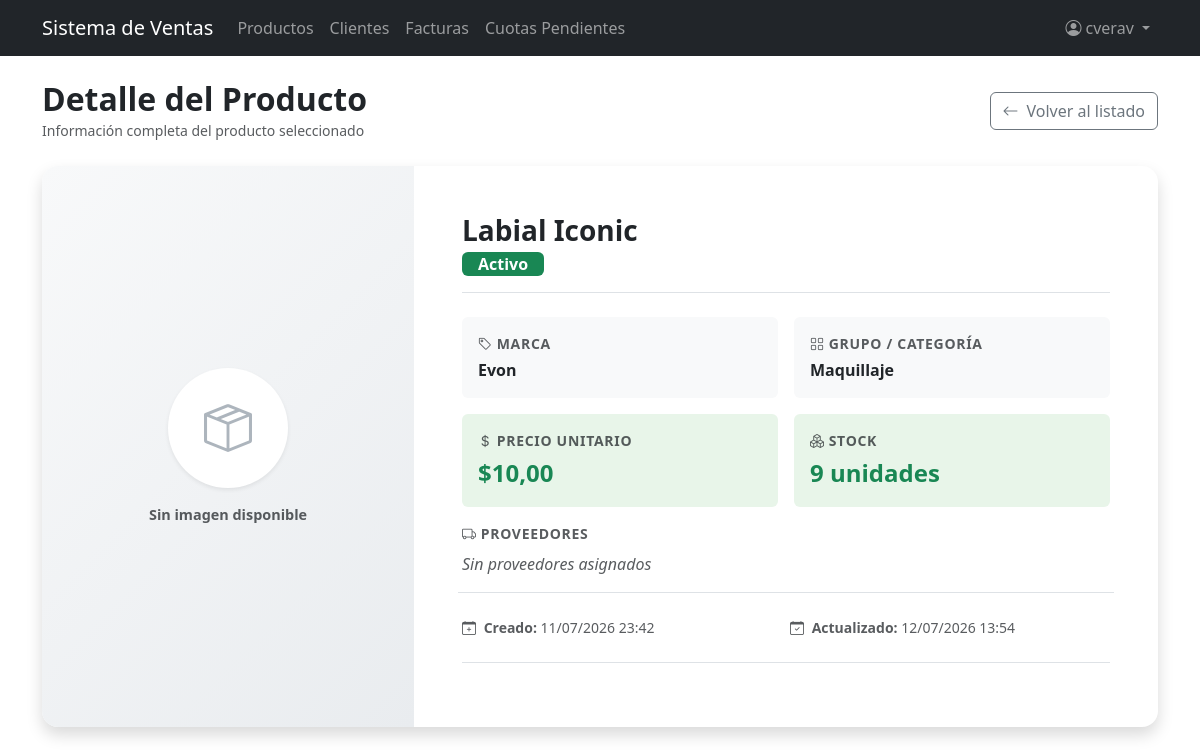
Page /products/1/ (signed in) on the committed database.
### billing/models.py (models this page shows, shortened)
class Product(models.Model):
    name = models.CharField(max_length=200, verbose_name='Nombre del producto')
    description = models.TextField(blank=True, null=True, verbose_name='Descripción')
    brand = models.ForeignKey(Brand, on_delete=models.PROTECT, related_name='products', verbose_name='Marca')
    group = models.ForeignKey(ProductGroup, on_delete=models.PROTECT, related_name='products', verbose_name='Grupo')
    suppliers = models.ManyToManyField(Supplier, related_name='products', blank=True, verbose_name='Proveedor')
    unit_price = models.DecimalField(max_digits=12, decimal_places=2, verbose_name='Precio unitario')
    stock = models.IntegerField(default=0, validators=[MinValueValidator(0)])
    image = models.ImageField(upload_to='products/', blank=True, null=True, verbose_name='Imagen')
    is_active = models.BooleanField(default=True, verbose_name='Activo')
    created_at = models.DateTimeField(auto_now_add=True)
    updated_at = models.DateTimeField(auto_now=True)
    class Meta:
        verbose_name = 'Product'
        verbose_name_plural = 'Products'
        ordering = ['name']

class Brand(models.Model):
    name = models.CharField(max_length=100, unique=True, verbose_name='Nombre de marca')
    description = models.TextField(blank=True, null=True , verbose_name='Descripción')
    is_active = models.BooleanField(default=True, verbose_name='Activo')
    created_at = models.DateTimeField(auto_now_add=True)
    updated_at = models.DateTimeField(auto_now=True)
    class Meta:
        verbose_name = 'Brand'
        verbose_name_plural = 'Brands'
        ordering = ['name']

class ProductGroup(models.Model):
    name = models.CharField(max_length=100, unique=True, verbose_name='Nombre del grupo')
    is_active = models.BooleanField(default=True, verbose_name='Activo')
    created_at = models.DateTimeField(auto_now_add=True)
    updated_at = models.DateTimeField(auto_now=True)
    class Meta:
        verbose_name = 'Product Group'
        verbose_name_plural = 'Product Groups'
        ordering = ['name']

### billing/views.py (the view)
# urls.py: path('products/<int:pk>/', views.ProductDetailView.as_view(), name='product_detail'),
class ProductDetailView(LoginRequiredMixin, PermissionRequiredMixin, DetailView):
    model = Product;
    template_name = 'billing/product_detail.html';
    context_object_name = 'product'
    permission_required = 'billing.view_product'
    permission_redirect_url = '/'

### security/templatetags/security_tags.py (called while the page is built)
@register.filter(name='role_badge_class')
def role_badge_class(role_name):
    return ROLE_BADGE_CLASSES.get(role_name, 'bg-secondary')

@register.filter(name='has_group')
def has_group(user, group_name):
    if not user.is_authenticated:
        return False
    if user.is_superuser:      # el superusuario ve todo
        return True
    return user.groups.filter(name=group_name).exists()

### billing/templates/billing/product_detail.html (shortened to what this page needs)
{% extends 'billing/base.html' %}
{% block content %}
<div class="d-flex justify-content-between align-items-center mb-4">
  <div>
    <h2 class="mb-0 fw-bold">Detalle del Producto</h2>
    <small class="text-muted">Información completa del producto seleccionado</small>
  </div>
  <a href="{% url 'billing:product_list' %}" class="btn btn-outline-secondary d-inline-flex align-items-center gap-2">
    <i class="bi bi-arrow-left"></i> Volver al listado
  </a>
</div>
<div class="card shadow border-0" style="border-radius:1rem;">
  <div class="card-body p-0">
    <div class="row g-0">
      <div class="col-md-4 d-flex align-items-center justify-content-center p-4"
           style="background:linear-gradient(135deg,#f8f9fa 0%,#e9ecef 100%);border-radius:1rem 0 0 1rem;min-height:380px;">
        {% if product.image %}
          <img src="{{ product.image.url }}" alt="{{ product.name }}"
               class="img-fluid rounded shadow"
               style="max-height:320px;max-width:100%;object-fit:contain;">
        {% else %}
          <div class="text-center text-muted">
            <div class="rounded-circle bg-white shadow-sm d-inline-flex align-items-center justify-content-center mb-3"
                 style="width:120px;height:120px;">
              <i class="bi bi-box-seam" style="font-size:3rem;color:#adb5bd;"></i>
            </div>
            <p class="mb-0 fw-semibold" style="font-size:.9rem;">Sin imagen disponible</p>
          </div>
        {% endif %}
      </div>
      <div class="col-md-8 p-4 p-lg-5">
        <div class="mb-4 pb-3 border-bottom">
          <h3 class="fw-bold mb-1">{{ product.name }}</h3>
          <span class="badge {% if product.is_active %}bg-success{% else %}bg-secondary{% endif %} fs-6 px-3 py-1">
            {% if product.is_active %}Activo{% else %}Inactivo{% endif %}
          </span>
        </div>
        <div class="row g-3 mb-3">
          <div class="col-sm-6">
            <div class="p-3 rounded bg-light h-100">
              <p class="text-muted small mb-1 fw-semibold text-uppercase" style="letter-spacing:.05em;">
                <i class="bi bi-tag me-1"></i>Marca
              </p>
              <p class="mb-0 fw-semibold fs-6">{{ product.brand.name }}</p>
            </div>
          </div>
          <div class="col-sm-6">
            <div class="p-3 rounded bg-light h-100">
              <p class="text-muted small mb-1 fw-semibold text-uppercase" style="letter-spacing:.05em;">
                <i class="bi bi-grid me-1"></i>Grupo / Categoría
              </p>
              <p class="mb-0 fw-semibold fs-6">{{ product.group.name }}</p>
            </div>
          </div>
          <div class="col-sm-6">
            <div class="p-3 rounded h-100" style="background:#e8f5e9;">
              <p class="text-muted small mb-1 fw-semibold text-uppercase" style="letter-spacing:.05em;">
                <i class="bi bi-currency-dollar me-1"></i>Precio Unitario
              </p>
              <p class="mb-0 fw-bold fs-4 text-success">${{ product.unit_price }}</p>
            </div>
          </div>
          <div class="col-sm-6">
            <div class="p-3 rounded h-100
              {% if product.stock == 0 %}
                " style="background:#fdecea;">
              <p class="text-muted small mb-1 fw-semibold text-uppercase" style="letter-spacing:.05em;">
                <i class="bi bi-boxes me-1"></i>Stock
              </p>
              <p class="mb-0 fw-bold fs-4 text-danger">{{ product.stock }} unidades</p>
            {% elif product.stock < 5 %}
                " style="background:#fff8e1;">
              <p class="text-muted small mb-1 fw-semibold text-uppercase" style="letter-spacing:.05em;">
                <i class="bi bi-boxes me-1"></i>Stock
              </p>
              <p class="mb-0 fw-bold fs-4 text-warning">{{ product.stock }} unidades</p>
            {% else %}
                " style="background:#e8f5e9;">
              <p class="text-muted small mb-1 fw-semibold text-uppercase" style="letter-spacing:.05em;">
                <i class="bi bi-boxes me-1"></i>Stock
              </p>
              <p class="mb-0 fw-bold fs-4 text-success">{{ product.stock }} unidades</p>
            {% endif %}
            </div>
          </div>
        </div>
        <div class="mb-3">
          <p class="text-muted small fw-semibold text-uppercase mb-2" style="letter-spacing:.05em;">
            <i class="bi bi-truck me-1"></i>Proveedores
          </p>
          <div class="d-flex flex-wrap gap-2">
            {% for s in product.suppliers.all %}
              <span class="badge bg-info text-dark fs-6 px-3 py-2">{{ s.name }}</span>
            {% empty %}
              <span class="text-muted fst-italic">Sin proveedores asignados</span>
            {% endfor %}
          </div>
        </div>
        <div class="row g-2 mt-2 pt-3 border-top">
          <div class="col-6">
            <p class="text-muted small mb-0">
              <i class="bi bi-calendar-plus me-1"></i>
              <strong>Creado:</strong> {{ product.created_at|date:"d/m/Y H:i" }}
            </p>
          </div>
          <div class="col-6">
            <p class="text-muted small mb-0">
              <i class="bi bi-calendar-check me-1"></i>
              <strong>Actualizado:</strong> {{ product.updated_at|date:"d/m/Y H:i" }}
            </p>
          </div>
        </div>
        <div class="d-flex gap-2 mt-4 pt-3 border-top flex-wrap">
        </div>
      </div>
    </div>
  </div>
</div>
{% endblock %}

### billing/templates/billing/base.html (shortened to what this page needs)
{% load security_tags %}
<!DOCTYPE html>
<html lang="es">
<head>
  <link href="https://cdn.jsdelivr.net/npm/bootstrap@5.3.0/dist/css/bootstrap.min.css" rel="stylesheet">
  <link href="https://cdn.jsdelivr.net/npm/bootstrap-icons@1.11.3/font/bootstrap-icons.min.css" rel="stylesheet">
</head>
<body>
<nav class="navbar navbar-expand-lg navbar-dark bg-dark">
  <div class="container">
    <a class="navbar-brand" href="{% url 'billing:home' %}">Sistema de Ventas</a>
    <div class="collapse navbar-collapse" id="nav">
      <ul class="navbar-nav me-auto">
        {% if user.is_authenticated %}
        {% if perms.billing.view_product %}
        <li class="nav-item"><a class="nav-link" href="{% url 'billing:product_list' %}">Productos</a></li>
        {% endif %}
        {% if perms.billing.view_customer %}
        <li class="nav-item"><a class="nav-link" href="{% url 'billing:customer_list' %}">Clientes</a></li>
        {% endif %}
        {% if perms.billing.view_invoice %}
        <li class="nav-item"><a class="nav-link" href="{% url 'billing:invoice_list' %}">Facturas</a></li>
        <li class="nav-item"><a class="nav-link" href="{% url 'creditos_ventas:cuotas_pendientes' %}">Cuotas Pendientes</a></li>
        {% endif %}
        {% endif %}
      </ul>
      <ul class="navbar-nav">
        {% if user.is_authenticated %}
        {% with role=user.groups.first %}
        <li class="nav-item dropdown">
          <a class="nav-link dropdown-toggle" href="#" data-bs-toggle="dropdown">
            <i class="bi bi-person-circle me-1"></i>{{ user.username }}
          </a>
        </li>
        {% endwith %}
        {% else %}
        <li class="nav-item">
          <a class="nav-link" href="{% url 'security:login' %}">Login</a>
        </li>
        {% endif %}
      </ul>
    </div>
  </div>
</nav>
<div class="container mt-4">
  {% block content %}
  {% endblock %}
</div>
</body>
</html>

### rows in the picture
Product: name "Labial Iconic", brand.name "Evon", group.name "Maquillaje", unit_price "10,00", stock "9", created_at "11/07/2026 23:42", updated_at "12/07/2026 13:54"

### other values in the picture
{{ user.username }} "cverav"
